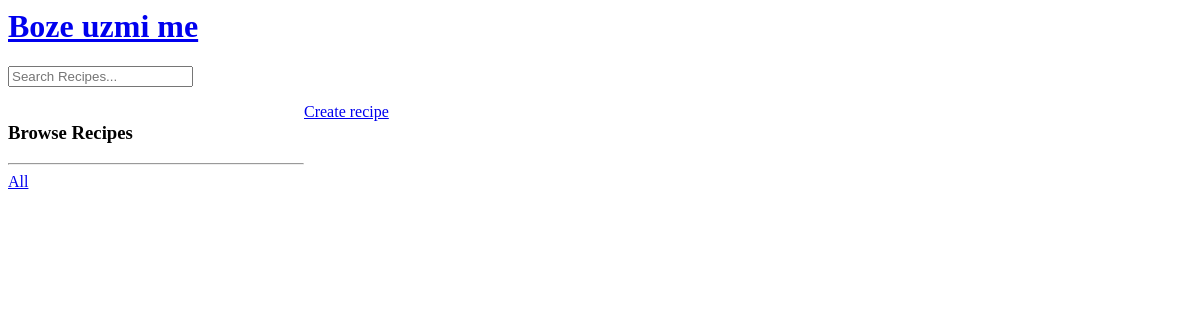
/?q=Spicy, run on an earlier commit of the app's database.
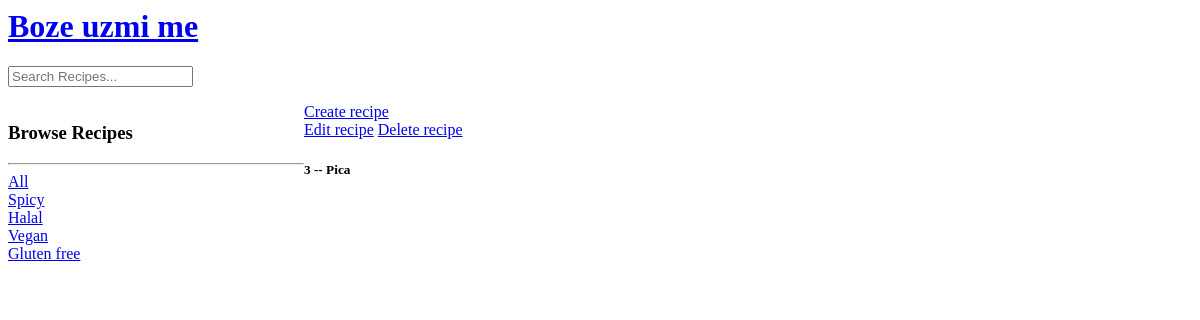
And on a later commit of the database.
### base/models.py (models this page shows, shortened)
class Recipe_Type(models.Model):
    name = models.TextField(max_length=200)

class Recipe(models.Model):
    user = models.ForeignKey(
        User, on_delete=models.SET_NULL, default='', null=True)
    name = models.CharField(max_length=200)
    recipe_type = models.ForeignKey(
        Recipe_Type, on_delete=models.SET_NULL,  null=True)
    description = models.TextField(null=True, blank=True)
    updated = models.DateTimeField(auto_now=True)
    created = models.DateTimeField(auto_now_add=True)

### base/views.py (the view)
# urls.py: 2. Add a URL to urlpatterns:  path('', views.home, name='home')
def home(request):
    q = request.GET.get('q') if request.GET.get('q') != None else ''
    recipes = Recipe.objects.filter(recipe_type__name__icontains=q)
    recipe_types = Recipe_Type.objects.all()
    context = {'recipes': recipes, 'recipe_types': recipe_types}
    return render(request, 'base/home.html', context)

### base/templates/base/home.html (shortened to what this page needs)
{% extends 'main.html' %}
{% block content %}
<div class="home-container">
    <div>
        <h3>Browse Recipes</h3>
        <hr>
        <div>
            <a href="{% url 'home' %}">All</a>
              </div>
        {% for recipe_type in recipe_types %}
          <div>
        <a href="{% url 'home' %}?q={{recipe_type.name}}">{{recipe_type.name}}</a>
          </div>
        {% endfor %}
    </div>
    <div>
        <a href="{% url 'create-recipe'  %}">Create recipe</a>
        <div>
         {% for recipe in recipes %}
         <div>
             <a href="{% url 'update-recipe' recipe.id  %}">Edit recipe</a>
             <a href="{% url 'delete-recipe' recipe.id  %}">Delete recipe</a>
             <h5>{{recipe.id}} -- {{recipe.name}}</h5>
         </div>
         {% endfor %}
        </div>
    </div>
</div>
{% endblock content %}

What changed in the data, as far as the page shows it:
added Recipe_Type: name "Spicy"
added Recipe_Type: name "Halal"
added Recipe_Type: name "Vegan"
added Recipe_Type: name "Gluten free"
now on this page (row edited): Recipe: id "3", name "Pica"
